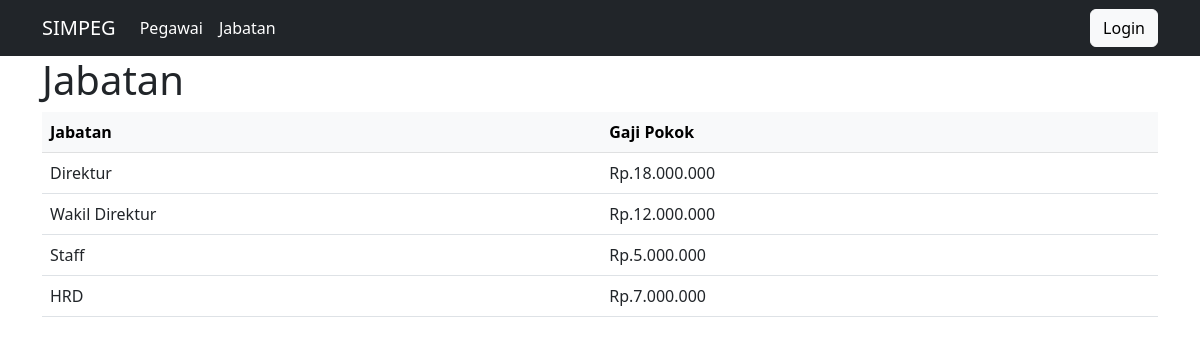
/jabatan.php, run on the app's committed database.
### tables this page shows
CREATE TABLE `jabatan` (
  `id_jabatan` int(11) NOT NULL,
  `jabatan` varchar(100) NOT NULL,
  `gaji` int(11) NOT NULL
);

### jabatan.php (the view, shortened to what this page needs)
<?php include 'connect.php'; ?>
<!doctype html>
<html lang="en">
  <head>
    <link href="https://cdn.jsdelivr.net/npm/bootstrap@5.2.0/dist/css/bootstrap.min.css" rel="stylesheet">
  </head>
  <body>
    <?php include 'header.php'; ?>
    <div class = "container">
        <h1>Jabatan</h1>
        <table class="table">
            <thead class="table-light">
                <tr>
                    <th>Jabatan</th>
                    <th>Gaji Pokok</th>
                </tr>
            </thead>
            <tbody>
            <?php
                $sql = 'SELECT * FROM jabatan';
                $query = mysqli_query($conn, $sql);
                while ($row = mysqli_fetch_object($query)) {
            ?>
                <tr>
                <td><?php echo $row->jabatan; ?></td>
                    <td><?php echo "Rp." .number_format($row->gaji, 0, '', '.') ; ?></td>
                </tr>
            <?php
                } if (mysqli_num_rows($query) == 0) {
                    echo '<tr><td colspan="5" class="text-center">Tidak ada data.</td></tr>';
                }
            ?>
            </tbody>
        </table>
        </div>
  </body>
</html>

### data on the page
jabatan: jabatan "Direktur", gaji "18.000.000"
jabatan: jabatan "Wakil Direktur", gaji "12.000.000"
jabatan: jabatan "Staff", gaji "5.000.000"
jabatan: jabatan "HRD", gaji "7.000.000"
